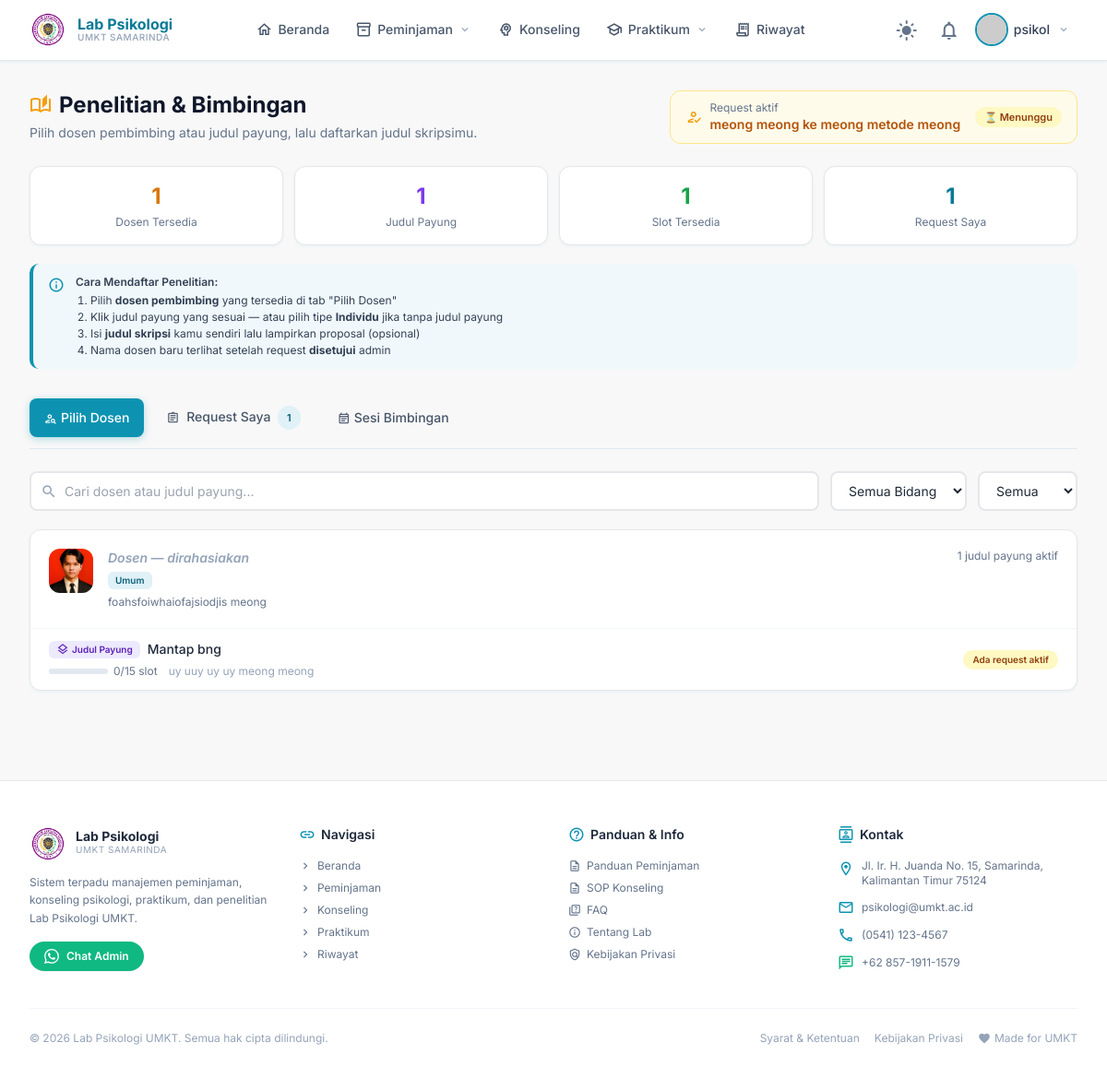
Before: /penelitian/ (signed in) with the older database file.
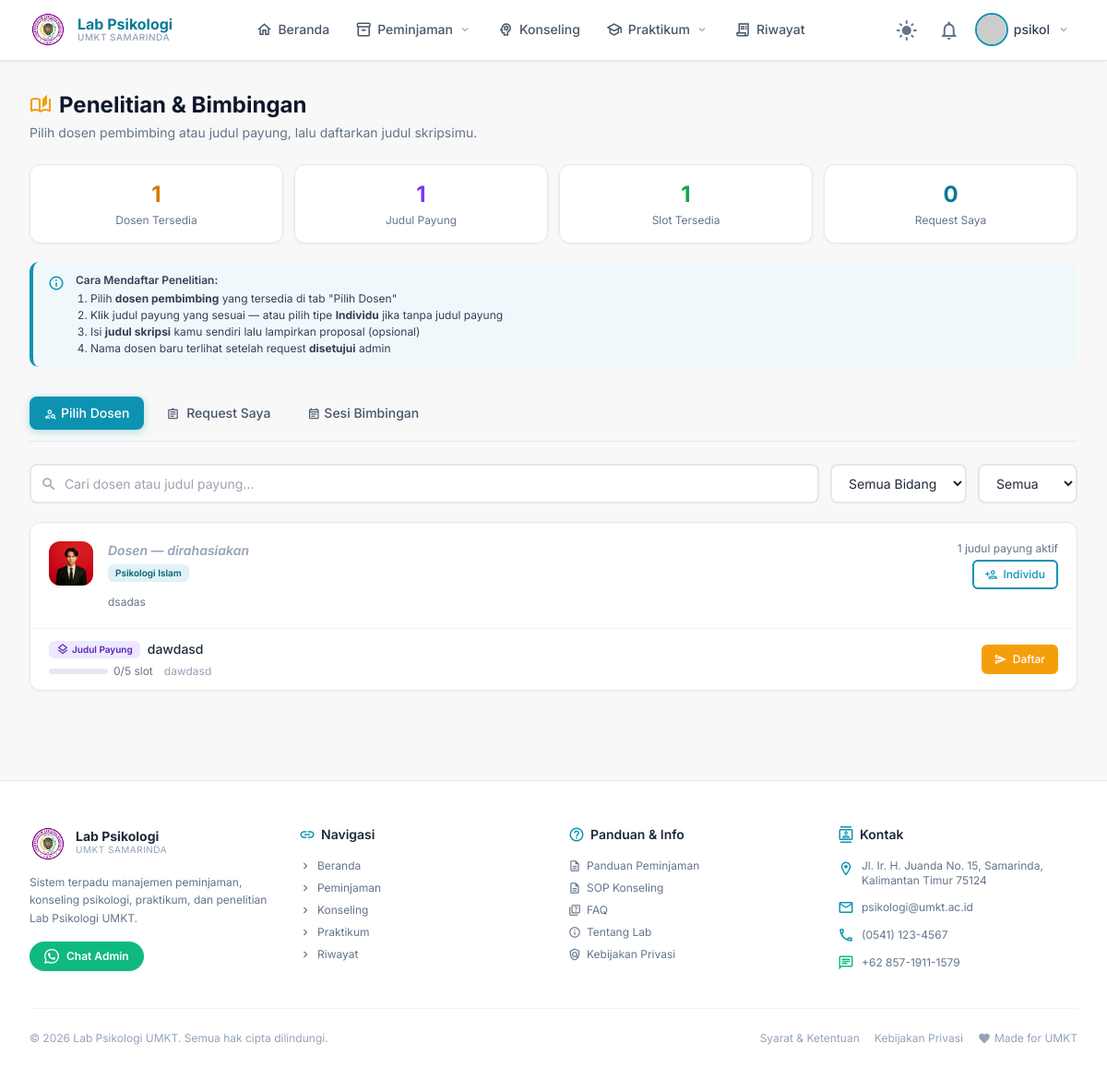
After: the same page with the newer database file.
### research/models.py (models this page shows, shortened)
class ResearchRequest(TimeStampedModel):
    TYPE_CHOICES = (
        ('payung',    'Dalam Judul Payung'),
        ('individu',  'Individu (tanpa judul payung)'),
    )
    STATUS_CHOICES = (
        ('pending',   'Menunggu'),
        ('approved',  'Disetujui'),
        ('rejected',  'Ditolak'),
        ('completed', 'Selesai'),
    )
    student         = models.ForeignKey(
        User,
        on_delete=models.CASCADE,
        related_name='research_requests',
        verbose_name='Mahasiswa'
    )
    lecturer        = models.ForeignKey(
        Lecturer,
        on_delete=models.PROTECT,
        related_name='student_requests',
        verbose_name='Dosen Pembimbing'
    )
    research_title  = models.ForeignKey(
        ResearchTitle,
        on_delete=models.PROTECT,
        related_name='requests',
        null=True,
        blank=True,
        verbose_name='Judul Payung (opsional)'
    )
    request_type    = models.CharField(
        max_length=10,
        choices=TYPE_CHOICES,
        default='payung',
        verbose_name='Tipe Request'
    )
    thesis_title    = models.CharField(
        max_length=300,
        verbose_name='Judul Skripsi'
    )
    proposal        = models.FileField(
        upload_to='research/proposals/',
        blank=True,
        null=True,
        verbose_name='File Proposal'
    )
    status          = models.CharField(
        max_length=20,
        choices=STATUS_CHOICES,
        default='pending'
    )
    admin_notes     = models.TextField(blank=True, null=True, verbose_name='Catatan Admin')
    approved_by     = models.ForeignKey(
        User,
        on_delete=models.SET_NULL,
        null=True, blank=True,
        related_name='approved_research_requests'
    )
    approved_at     = models.DateTimeField(null=True, blank=True)
    class Meta:
        ordering = ['-created_at']
        verbose_name = 'Request Penelitian'
        verbose_name_plural = 'Request Penelitian'

class Lecturer(TimeStampedModel):
    FOCUS_CHOICES = (
        ('klinis',       'Psikologi Klinis'),
        ('perkembangan', 'Psikologi Perkembangan'),
        ('sosial',       'Psikologi Sosial'),
        ('industri',     'Psikologi Industri & Organisasi'),
        ('agama',   'Psikologi Islam'),
        ('pendidikan',   'Psikologi Pendidikan'),
        ('umum',         'Umum'),
    )
    name         = models.CharField(max_length=200, verbose_name='Nama Dosen')
    nip          = models.CharField(max_length=50, blank=True, null=True, verbose_name='NIP')
    focus        = models.CharField(max_length=20, choices=FOCUS_CHOICES, verbose_name='Bidang Fokus')
    email        = models.EmailField(blank=True, null=True)
    phone        = models.CharField(max_length=20, blank=True, null=True)
    photo        = models.ImageField(upload_to='lecturers/', blank=True, null=True)
    bio          = models.TextField(blank=True, null=True, verbose_name='Deskripsi Singkat')
    is_active    = models.BooleanField(default=True)
    class Meta:
        ordering = ['focus', 'name']
        verbose_name = 'Dosen'
        verbose_name_plural = 'Dosen'
    @property
    def active_titles_count(self):
        return self.research_titles.filter(is_active=True).count()

class ResearchTitle(TimeStampedModel):
    lecturer     = models.ForeignKey(
        Lecturer,
        on_delete=models.PROTECT,
        related_name='research_titles',
        verbose_name='Dosen Pembimbing'
    )
    title        = models.CharField(max_length=300, verbose_name='Judul Payung')
    description  = models.TextField(blank=True, null=True, verbose_name='Deskripsi')
    focus        = models.CharField(
        max_length=20,
        choices=Lecturer.FOCUS_CHOICES,
        verbose_name='Bidang'
    )
    quota        = models.PositiveIntegerField(
        default=5,
        verbose_name='Kuota Mahasiswa'
    )
    is_active    = models.BooleanField(default=True)
    class Meta:
        ordering = ['lecturer', 'title']
        verbose_name = 'Judul Payung'
        verbose_name_plural = 'Judul Payung'
    @property
    def slots_used(self):
        return self.requests.filter(status__in=['pending', 'approved']).count()
    @property
    def slots_remaining(self):
        return self.quota - self.slots_used
    @property
    def is_full(self):
        return self.slots_remaining <= 0
    @property
    def is_almost_full(self):
        return self.slots_used >= (self.quota * 0.8)
    @property
    def fill_percentage(self):
        if self.quota == 0:
            return 0
        return min(int((self.slots_used / self.quota) * 100), 100)

### research/views.py (the view)
# urls.py: path('penelitian/', ResearchListView.as_view(), name='penelitian'),
class ResearchListView(LoginRequiredMixin, TemplateView):
    template_name = 'penelitianMain.html'
    login_url = '/login/'
    def get_context_data(self, **kwargs):
        ctx  = super().get_context_data(**kwargs)
        user = self.request.user
        lecturers = Lecturer.objects.filter(is_active=True).prefetch_related(
            'research_titles'
        ).order_by('focus', 'name')
        titles = ResearchTitle.objects.filter(is_active=True)
        ctx['lecturers']             = lecturers
        ctx['total_titles']          = titles.count()
        ctx['available_count']       = sum(1 for t in titles if not t.is_full)
        ctx['full_count']            = sum(1 for t in titles if t.is_full)
        ctx['focus_areas']           = Lecturer.objects.filter(is_active=True).values_list('focus', flat=True).distinct()
        ctx['my_requests']           = ResearchRequest.objects.filter(
                                           student=user
                                       ).select_related('research_title', 'lecturer').order_by('-created_at')
        ctx['my_active_request']     = ResearchRequest.objects.filter(
                                           student=user, status__in=['pending', 'approved']
                                       ).first()
        ctx['guidance_sessions']     = GuidanceSession.objects.filter(
                                           request__student=user
                                       ).select_related('request').order_by('-date')
        ctx['user_requested_ids']    = list(
                                           ResearchRequest.objects.filter(student=user)
                                           .values_list('research_title_id', flat=True)
                                       )
        ctx['visible_lecturer_ids']  = list(
                                           ResearchRequest.objects.filter(student=user, status='approved')
                                           .values_list('lecturer_id', flat=True)
                                       )
        return ctx

### accounts/models.py (called while the page is built)
    def get_full_name(self):
        return f"{self.first_name} {self.last_name}".strip() or self.username

    @property
    def is_umkt(self):
        return self.user_type == 'umkt'

### core/context_processors.py (called while the page is built)
def media_url(request):
    return {
        'MEDIA_URL': settings.MEDIA_URL,
    }

### templates/penelitianMain.html (shortened to what the changed rows need)
{% extends 'base.html' %}
{% load static %}
{% block content %}
<div class="max-w-7xl mx-auto px-4 sm:px-6 lg:px-8 py-8">
  <div class="mb-8">
    <div class="flex items-start justify-between flex-wrap gap-4">
      <div>
        <h1 class="text-2xl font-bold text-slate-900 dark:text-slate-100 flex items-center gap-2">
          <span class="material-icons-outlined text-amber-500">auto_stories</span>
          Penelitian & Bimbingan
        </h1>
      </div>
      {% if my_active_request %}
      <div class="flex items-center gap-2 bg-amber-50 dark:bg-amber-900/20 border border-amber-200 dark:border-amber-800 rounded-xl px-4 py-2.5">
        <span class="material-icons-outlined mat-sm text-amber-500">how_to_reg</span>
        <div>
          <p class="text-xs text-slate-500 dark:text-slate-400">Request aktif</p>
          <p class="text-sm font-semibold text-amber-700 dark:text-amber-300">
            {{ my_active_request.thesis_title|truncatechars:35 }}
          </p>
        </div>
        <span class="status-badge badge-{{ my_active_request.status }} ml-2">
          {% if my_active_request.status == 'pending' %}⏳ Menunggu
          {% elif my_active_request.status == 'approved' %}✅ Disetujui
          {% else %}{{ my_active_request.get_status_display }}{% endif %}
        </span>
      </div>
      {% endif %}
    </div>
    <div class="grid grid-cols-2 sm:grid-cols-4 gap-3 mt-6">
      <div class="card p-4 text-center">
        <p class="text-2xl font-bold text-primary-600 dark:text-primary-400">{{ my_requests.count|default:"0" }}</p>
        <p class="text-xs text-slate-500 dark:text-slate-400 mt-1">Request Saya</p>
      </div>
    </div>
  </div>
  <div class="flex gap-2 flex-wrap mb-6 border-b border-slate-200 dark:border-slate-700 pb-3">
    <button onclick="switchTab('request-saya')"
            class="tab-btn px-4 py-2 rounded-lg text-sm font-medium text-slate-600 dark:text-slate-300"
            data-tab="request-saya">
      <span class="material-icons-outlined mat-xs mr-1">assignment</span>
      Request Saya
      {% if my_requests.count %}
      <span class="badge badge-primary ml-1">{{ my_requests.count }}</span>
      {% endif %}
    </button>
  </div>
  <div id="tab-pilih-dosen" class="tab-content active">
    {% if lecturers %}
    <div class="space-y-4" id="dosen-list">
      {% for lecturer in lecturers %}
      <div class="dosen-item card overflow-hidden"
           data-name="{{ lecturer.name|lower }}"
           data-focus="{{ lecturer.focus }}">
        <div class="p-5 flex items-start gap-4">
          <div class="w-12 h-12 rounded-xl bg-amber-100 dark:bg-amber-900/30 flex items-center justify-center flex-shrink-0">
            {% if lecturer.photo %}
            <img src="{{ lecturer.photo.url }}"
                 class="w-12 h-12 rounded-xl object-cover"
                 alt="{{ lecturer.name }}">
            {% else %}
            <span class="material-icons-outlined text-amber-600 dark:text-amber-400">person</span>
            {% endif %}
          </div>
          <div class="flex-1 min-w-0">
            <div class="flex items-start justify-between gap-2 flex-wrap">
              <div>
                {% if lecturer.id in visible_lecturer_ids %}
                  <h3 class="font-semibold text-slate-900 dark:text-slate-100 text-sm">
                    {{ lecturer.name }}
                  </h3>
                {% else %}
                  <h3 class="font-semibold text-slate-400 dark:text-slate-500 text-sm italic">
                    Dosen — dirahasiakan
                  </h3>
                {% endif %}
                <span class="focus-tag mt-1 inline-block">{{ lecturer.get_focus_display }}</span>
              </div>
              <div class="text-right flex-shrink-0">
                <p class="text-xs text-slate-500 dark:text-slate-400">
                  {{ lecturer.active_titles_count }} judul payung aktif
                </p>
                {% if user.is_authenticated %}
                  {% if not my_active_request %}
                  <button onclick="openRequestModal(null, null, {{ lecturer.id }}, '{{ lecturer.name|escapejs }}')"
                          class="btn btn-sm btn-outline mt-1">
                    <span class="material-icons-outlined mat-xs">person_add</span>
                    Individu
                  </button>
                  {% endif %}
                {% endif %}
              </div>
            </div>
            {% if lecturer.bio %}
            <p class="text-xs text-slate-500 dark:text-slate-400 mt-1.5 line-clamp-2">{{ lecturer.bio }}</p>
            {% endif %}
          </div>
        </div>
        {% with titles=lecturer.research_titles.all %}
        {% if titles %}
        <div class="border-t border-slate-100 dark:border-slate-700 divide-y divide-slate-50 dark:divide-slate-700/50">
          {% for title in titles %}
          {% if title.is_active %}
          {% with req_count=title.slots_used %}
          <div class="px-5 py-3 flex items-center justify-between gap-3 hover:bg-slate-50 dark:hover:bg-slate-700/30 transition-colors judul-item"
               data-title="{{ title.title|lower }}"
               data-focus="{{ title.focus }}"
               data-avail="{% if title.is_full %}full{% else %}available{% endif %}">
            <div class="flex-1 min-w-0">
              <div class="flex items-center gap-2 flex-wrap">
                <span class="type-tag-payung">
                  <span class="material-icons-outlined mat-xs">layers</span>
                  Judul Payung
                </span>
                <p class="text-sm text-slate-800 dark:text-slate-200 font-medium truncate">
                  {{ title.title }}
                </p>
              </div>
              <div class="flex items-center gap-3 mt-1.5">
                <div class="flex items-center gap-1.5 text-xs text-slate-500 dark:text-slate-400">
                  <div class="w-16 h-1.5 bg-slate-200 dark:bg-slate-600 rounded-full overflow-hidden">
                  </div>
                  <span>{{ req_count }}/{{ title.quota }} slot</span>
                </div>
                {% if title.description %}
                <p class="text-xs text-slate-400 dark:text-slate-500 truncate max-w-[200px]">
                  {{ title.description|truncatechars:60 }}
                </p>
                {% endif %}
              </div>
            </div>
            {% if user.is_authenticated %}
              {% if title.id in user_requested_ids %}
              <span class="status-badge badge-approved flex-shrink-0">✅ Sudah Diajukan</span>
              {% elif title.is_full %}
              <span class="status-badge badge-full flex-shrink-0">🔴 Penuh</span>
              {% elif my_active_request %}
              <span class="status-badge badge-pending flex-shrink-0 text-[10px]">Ada request aktif</span>
              {% else %}
              <button onclick="openRequestModal({{ title.id }}, '{{ title.title|escapejs }}', {{ lecturer.id }}, '{{ lecturer.name|escapejs }}')"
                      class="btn btn-sm btn-warning flex-shrink-0">
                <span class="material-icons-outlined mat-xs">send</span>
                Daftar
              </button>
              {% endif %}
            {% else %}
            <a href="/login/?next=/penelitian/"
               class="btn btn-sm btn-outline flex-shrink-0 no-underline">
              <span class="material-icons-outlined mat-xs">login</span>Login
            </a>
            {% endif %}
          </div>
          {% endwith %}
          {% endif %}
          {% endfor %}
        </div>
        {% endif %}
        {% endwith %}
      </div>
      {% endfor %}
    </div>
    {% else %}
    <div class="card p-16 text-center">
      <span class="material-icons-outlined mat-xl text-slate-300 dark:text-slate-600 mb-3">person_off</span>
      <p class="font-medium text-slate-500 dark:text-slate-400">Belum ada dosen pembimbing tersedia</p>
    </div>
    {% endif %}
  </div>
</div>
{% endblock %}

Changed rows visible on the page:
removed ResearchRequest: thesis_title "meong meong ke meong metode meong"
removed Lecturer: photo (picture), shows "Dosen — dirahasiakan", focus "Umum", active_titles_count "1", bio "foahsfoiwhaiofajsiodjis meong"
removed ResearchTitle: title "Mantap bng", slots_used "0", quota "15", description "uy uuy uy uy meong meong", shows "Ada request aktif", shown under "Umum"
added Lecturer: photo (picture), shows "Dosen — dirahasiakan", focus "Psikologi Islam", active_titles_count "1", bio "dsadas"
added ResearchTitle: title "dawdasd", slots_used "0", quota "5", description "dawdasd", shown under "Psikologi Islam"
Other visible differences:
{{ my_requests.count|default:"0" }}: "1" → "0"
{{ my_requests.count }}: "1" → (not shown)
text no longer shown: "Request aktif ⏳ Menunggu"
